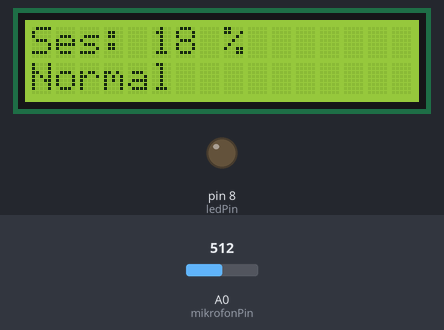
Recording of a sketch running on a simulated Arduino Uno, built with avr-gcc and run on an emulated ATmega328P. Shown: 16×2 character LCD, output pins drawn as LEDs (lit = HIGH). Inputs (shaded band) come from the test bench; at power-on: A0 (mikrofonPin) = 512.

Above: at 1.2 s.
1.3 s: A0 (mikrofonPin) set to 909
At 1.42 s:
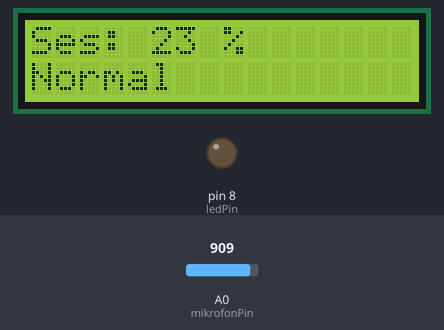
2.8 s: A0 (mikrofonPin) set to 942
At 5.06 s:
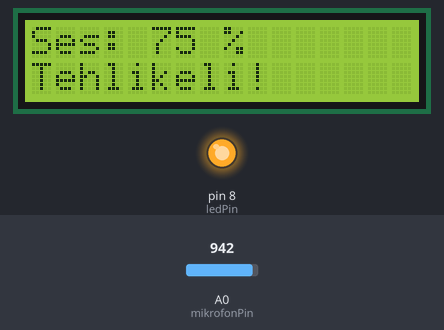
5.8 s: A0 (mikrofonPin) set to 1023
At 12.7 s:
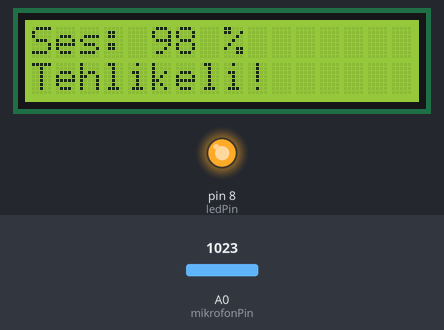
Timing chart, 0 to 14.2 s (numbered marks = the images above; inputs shaded):
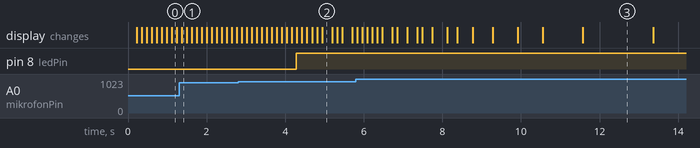

Measured:
- the behaviour switches between 927 and 928 on A0 (mikrofonPin) (found by bisection; images 1 and 2)
- after the input at 2.8 s, pin 8 (ledPin): LOW → HIGH after 1.5 s instead of 1.7 s

The sketch:

duysens.ino
```cpp
//Arduino IDE kullanılarak yazılmıştır.
#include <LiquidCrystal_I2C.h>
#include <EEPROM.h>
#include <avr/interrupt.h>

LiquidCrystal_I2C lcd(0x27, 16, 2);

const int mikrofonPin = A0;
const int ledPin = 8; // LED pin

float filtreliSes = 0;
float filtreKatsayisi = 0.95;
int gurultuEsik = 50; // EEPROM'dan okunacak

void setup() {
  lcd.init();
  lcd.backlight();

  pinMode(ledPin, OUTPUT);

  // EEPROM'dan eşik oku
  gurultuEsik = EEPROM.read(0);
  if (gurultuEsik < 10 || gurultuEsik > 100) gurultuEsik = 50;
}

void loop() {
  int sesDegeri = analogRead(mikrofonPin);
  filtreliSes = (filtreliSes * filtreKatsayisi) + (sesDegeri * (1 - filtreKatsayisi));
  int yuzdeSes = map(filtreliSes, 0, 1023, 0, 100);

  lcd.setCursor(0, 0);
  lcd.print("Ses: ");
  lcd.print(yuzdeSes);
  lcd.print(" %   ");

  // Sadece 70 ve üstünde LED yanar
  if (yuzdeSes >= 70) {
    digitalWrite(ledPin, HIGH);
    lcd.setCursor(0, 1);
    lcd.print("Tehlikeli!      ");
  } else {
    digitalWrite(ledPin, LOW);
    lcd.setCursor(0, 1);
    lcd.print("Normal          ");
  }

  delay(100);
}
```
